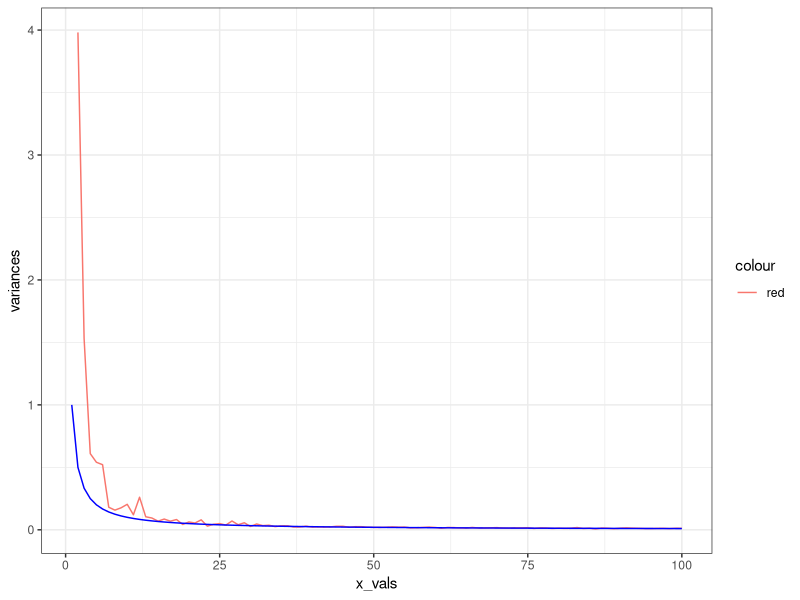

Write R code to recreate this figure.
library(tidyverse)

# first we choose a distribution (Normal, Exponential, Poisson) and sample from it

# choose Poisson, Fisher information is 




param <- 1
distribution <- "exponential"
fisher_info <- function(param, distribution) {
  if (distribution == "poisson") {
    return (1/param)
  }
  if (distribution == "exponential") {
    return (1/param)^2
  }
}
n <- 100
estimate_variance <- function(param, distribution, n) {
  if (distribution == "poisson") {
    
    estimates <- numeric(100)
    
    for (i in 1:100) {
      sample <- rpois(n, param)
      
      estimates[i] <- mean(sample)
    }
    
    return (var(estimates))
  }
  
  if (distribution == "exponential") {
    
    estimates <- numeric(100)
    
    for (i in 1:100) {
      sample <- rexp(n, param)
      
      estimates[i] <- (n/sum(sample)) - (param/(n-1))
    }
    
    return (var(estimates))
  }
}



crlb <- function(n){
  return (1/(fisher_info(param, distribution) * n))
}

variances <- numeric(n)
crlb_vals <- numeric(n)
x_vals <- 1:n

for (sample_size in 1:n) {
  crlb_vals[sample_size] <- crlb(sample_size)
  variances[sample_size] <- estimate_variance(param=param, distribution=distribution, n = sample_size)
}

df <- tibble(variances, crlb_vals, x_vals)

ggplot(df) +
  geom_line(aes(x = x_vals, y = variances, color = "red"), se = FALSE) +
  geom_line(aes(x = x_vals, y = crlb_vals), color = "blue", se = FALSE) +
  theme_bw()



